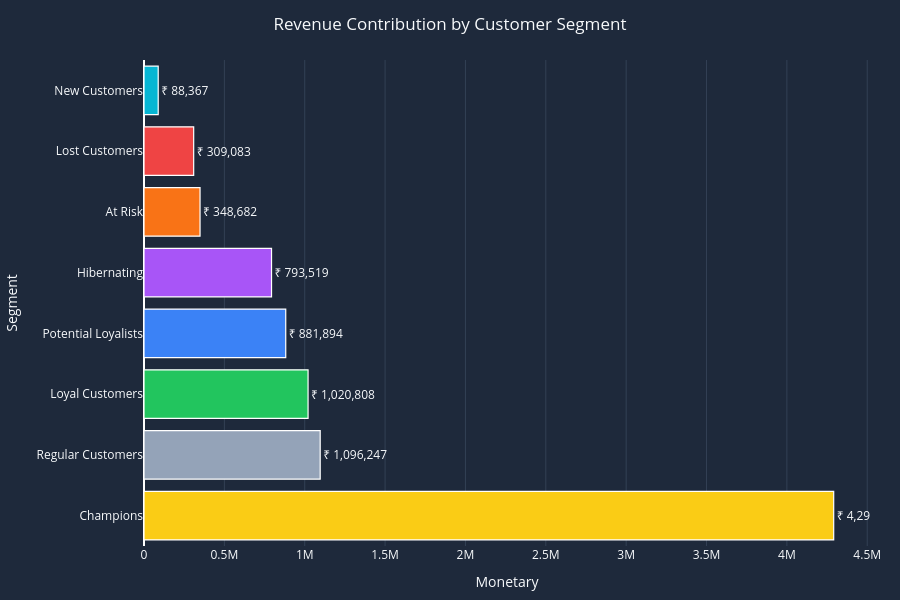

The notebook cell this image was saved under:
### Code cell
# ==========================================
# Revenue Chart
# ==========================================

revenue_fig = px.bar(

    segment_revenue,

    x="Monetary",

    y="Segment",

    orientation="h",

    color="Segment",

    color_discrete_map=SEGMENT_COLORS,

    text="Monetary"

)

revenue_fig.update_traces(

    texttemplate="₹ %{x:,.0f}",

    textposition="outside",

    marker_line_color="white",

    marker_line_width=1.2,

    hovertemplate=

    "<b>%{y}</b><br>" +

    "Revenue : ₹ %{x:,.0f}<extra></extra>"

)

revenue_fig.update_layout(

    title="Revenue Contribution by Customer Segment",

    title_x=0.5,

    paper_bgcolor=CARD,

    plot_bgcolor=CARD,

    font_color=TEXT,

    showlegend=False,

    height=600,

    margin=dict(

        l=30,

        r=30,

        t=60,

        b=20

    )

)

revenue_fig.update_xaxes(

    gridcolor="#334155"

)

revenue_fig.update_yaxes(

    showgrid=False
)

### Figure 1 — Plotly figure (JSON) as saved in the notebook; plotly's stock layout.template omitted (floating-point values rounded to 4 significant figures)
{"data": [{"alignmentgroup": "True", "hovertemplate": "<b>%{y}</b><br>Revenue : ₹ %{x:,.0f}<extra></extra>", "legendgroup": "New Customers", "marker": {"color": "#06B6D4", "line": {"color": "white", "width": 1.2}, "pattern": {"shape": ""}}, "name": "New Customers", "offsetgroup": "New Customers", "orientation": "h", "showlegend": true, "text": [88367], "textposition": "outside", "texttemplate": "₹ %{x:,.0f}", "type": "bar", "x": [88367], "xaxis": "x", "y": ["New Customers"], "yaxis": "y"}, {"alignmentgroup": "True", "hovertemplate": "<b>%{y}</b><br>Revenue : ₹ %{x:,.0f}<extra></extra>", "legendgroup": "Lost Customers", "marker": {"color": "#EF4444", "line": {"color": "white", "width": 1.2}, "pattern": {"shape": ""}}, "name": "Lost Customers", "offsetgroup": "Lost Customers", "orientation": "h", "showlegend": true, "text": [309083], "textposition": "outside", "texttemplate": "₹ %{x:,.0f}", "type": "bar", "x": [309083], "xaxis": "x", "y": ["Lost Customers"], "yaxis": "y"}, {"alignmentgroup": "True", "hovertemplate": "<b>%{y}</b><br>Revenue : ₹ %{x:,.0f}<extra></extra>", "legendgroup": "At Risk", "marker": {"color": "#F97316", "line": {"color": "white", "width": 1.2}, "pattern": {"shape": ""}}, "name": "At Risk", "offsetgroup": "At Risk", "orientation": "h", "showlegend": true, "text": [348682], "textposition": "outside", "texttemplate": "₹ %{x:,.0f}", "type": "bar", "x": [348682], "xaxis": "x", "y": ["At Risk"], "yaxis": "y"}, {"alignmentgroup": "True", "hovertemplate": "<b>%{y}</b><br>Revenue : ₹ %{x:,.0f}<extra></extra>", "legendgroup": "Hibernating", "marker": {"color": "#A855F7", "line": {"color": "white", "width": 1.2}, "pattern": {"shape": ""}}, "name": "Hibernating", "offsetgroup": "Hibernating", "orientation": "h", "showlegend": true, "text": [793519], "textposition": "outside", "texttemplate": "₹ %{x:,.0f}", "type": "bar", "x": [793519], "xaxis": "x", "y": ["Hibernating"], "yaxis": "y"}, {"alignmentgroup": "True", "hovertemplate": "<b>%{y}</b><br>Revenue : ₹ %{x:,.0f}<extra></extra>", "legendgroup": "Potential Loyalists", "marker": {"color": "#3B82F6", "line": {"color": "white", "width": 1.2}, "pattern": {"shape": ""}}, "name": "Potential Loyalists", "offsetgroup": "Potential Loyalists", "orientation": "h", "showlegend": true, "text": [881894], "textposition": "outside", "texttemplate": "₹ %{x:,.0f}", "type": "bar", "x": [881894], "xaxis": "x", "y": ["Potential Loyalists"], "yaxis": "y"}, {"alignmentgroup": "True", "hovertemplate": "<b>%{y}</b><br>Revenue : ₹ %{x:,.0f}<extra></extra>", "legendgroup": "Loyal Customers", "marker": {"color": "#22C55E", "line": {"color": "white", "width": 1.2}, "pattern": {"shape": ""}}, "name": "Loyal Customers", "offsetgroup": "Loyal Customers", "orientation": "h", "showlegend": true, "text": [1020808], "textposition": "outside", "texttemplate": "₹ %{x:,.0f}", "type": "bar", "x": [1020808], "xaxis": "x", "y": ["Loyal Customers"], "yaxis": "y"}, {"alignmentgroup": "True", "hovertemplate": "<b>%{y}</b><br>Revenue : ₹ %{x:,.0f}<extra></extra>", "legendgroup": "Regular Customers", "marker": {"color": "#94A3B8", "line": {"color": "white", "width": 1.2}, "pattern": {"shape": ""}}, "name": "Regular Customers", "offsetgroup": "Regular Customers", "orientation": "h", "showlegend": true, "text": [1096247], "textposition": "outside", "texttemplate": "₹ %{x:,.0f}", "type": "bar", "x": [1096247], "xaxis": "x", "y": ["Regular Customers"], "yaxis": "y"}, {"alignmentgroup": "True", "hovertemplate": "<b>%{y}</b><br>Revenue : ₹ %{x:,.0f}<extra></extra>", "legendgroup": "Champions", "marker": {"color": "#FACC15", "line": {"color": "white", "width": 1.2}, "pattern": {"shape": ""}}, "name": "Champions", "offsetgroup": "Champions", "orientation": "h", "showlegend": true, "text": [4291301], "textposition": "outside", "texttemplate": "₹ %{x:,.0f}", "type": "bar", "x": [4291301], "xaxis": "x", "y": ["Champions"], "yaxis": "y"}], "layout": {"barmode": "relative", "font": {"color": "#F8FAFC"}, "height": 600, "legend": {"title": {"text": "Segment"}, "tracegroupgap": 0}, "margin": {"b": 20, "l": 30, "r": 30, "t": 60}, "paper_bgcolor": "#1E293B", "plot_bgcolor": "#1E293B", "showlegend": false, "title": {"text": "Revenue Contribution by Customer Segment", "x": 0.5}, "xaxis": {"anchor": "y", "domain": [0, 1], "gridcolor": "#334155", "title": {"text": "Monetary"}}, "yaxis": {"anchor": "x", "categoryarray": ["Champions", "Regular Customers", "Loyal Customers", "Potential Loyalists", "Hibernating", "At Risk", "Lost Customers", "New Customers"], "categoryorder": "array", "domain": [0, 1], "showgrid": false, "title": {"text": "Segment"}}}}
